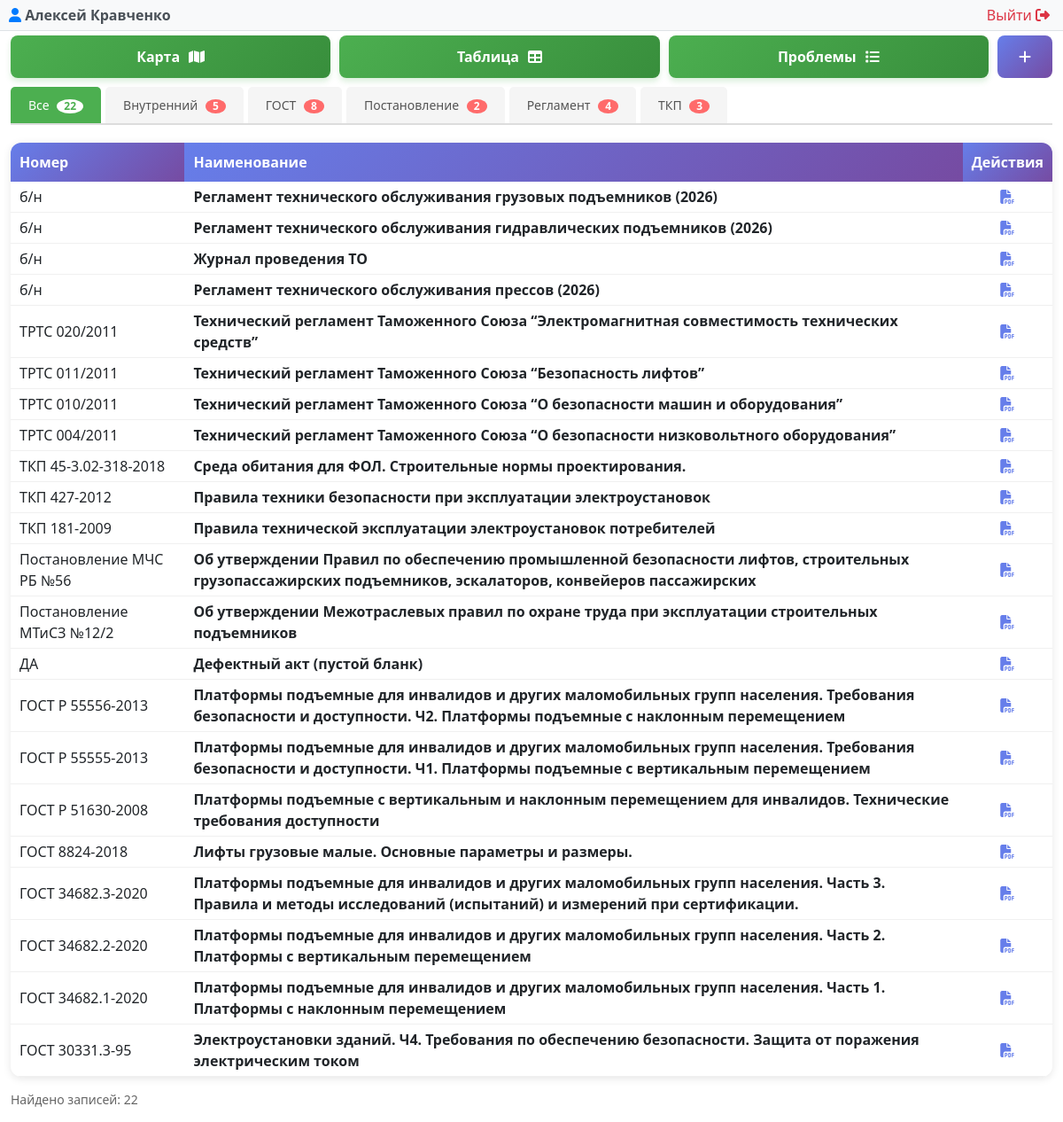
The page /document.php (signed in) on the database its author committed.
### tables this page shows
CREATE TABLE "LIFTEH_document" (
            id INTEGER PRIMARY KEY AUTOINCREMENT, `nomer` TEXT,
            name TEXT NOT NULL,
            link TEXT NOT NULL,
            category TEXT NOT NULL,
            created_at TIMESTAMP DEFAULT CURRENT_TIMESTAMP);

### document.php (called while the page is built, shortened)
<?php
require __DIR__ . '/modules/document/document.php';

### modules/auth/auth.php (called while the page is built, shortened)
<?php
function getCurrentUser() {
    try {
        $pdo = getDbConnection();
        $stmt = $pdo->prepare("SELECT id, username, email, first_name, last_name, is_superuser, is_staff, is_active, dogovor FROM auth_user WHERE id = ?");
        $stmt->execute([$_SESSION['user_id']]);
        return $stmt->fetch(PDO::FETCH_ASSOC);
    } catch (PDOException $e) {
        error_log("Ошибка получения пользователя: " . $e->getMessage());
        return null;
    }
}
?>

### modules/document/document.php (the view, shortened to what this page needs)
<?php
require_once __DIR__ . '/../../modules/auth/auth.php';
$currentUser = getCurrentUser();
try {
    $pdo = new PDO('sqlite:' . DB_PATH);
    $pdo->setAttribute(PDO::ATTR_ERRMODE, PDO::ERRMODE_EXCEPTION);
    $stmt = $pdo->query("SELECT * FROM LIFTEH_document ORDER BY nomer DESC");
    $documents = $stmt->fetchAll(PDO::FETCH_ASSOC);
    $stmt = $pdo->query("SELECT DISTINCT category FROM LIFTEH_document ORDER BY category");
    $categories = $stmt->fetchAll(PDO::FETCH_COLUMN);
    $groupedDocuments = [];
    foreach ($documents as $doc) {
        $groupedDocuments[$doc['category']][] = $doc;
    }
} catch (PDOException $e) {
    die("Ошибка подключения к базе данных: " . $e->getMessage());
}
?>
<!DOCTYPE html>
<html lang="ru">
<?php $pageTitle = 'Документы'; include __DIR__ . '/../../includes/header.php'; ?>
<body>
    <?php include __DIR__ . '/../../modules/admin/user_panel.php'; ?>
    <div class="container-fluid">
        <div class="document-header">
            <div class="button-group">
                <a href="/map.php" class="map-button">
                    <span class="button-text">Карта</span>
                    <i class="fas fa-map"></i>
                </a>
                <a href="/index.php" class="map-button">
                    <span class="button-text">Таблица</span>
                    <i class="fas fa-table"></i>
                </a>
                <a href="/problem.php" class="map-button">
                    <span class="button-text">Проблемы</span>
                    <i class="fas fa-list"></i>
                </a>
                <button class="add-document-btn" onclick="openModal()">
                    <i class="fas fa-plus"></i>
                </button>
            </div>
        </div>
        <div class="tabs-container">
            <div class="tabs" id="tabsContainer">
                <button class="tab-btn active" data-tab="all">
                    Все
                    <span class="badge"><?= count($documents) ?></span>
                </button>
                <?php foreach ($categories as $category): ?>
                    <button class="tab-btn" data-tab="<?= htmlspecialchars($category) ?>">
                        <?= htmlspecialchars($category) ?>
                        <span class="badge"><?= isset($groupedDocuments[$category]) ? count($groupedDocuments[$category]) : 0 ?></span>
                    </button>
                <?php endforeach; ?>
            </div>
        </div>
        <div id="tabContentContainer">
            <div class="tab-content active" data-tab="all">
                <table class="document-table">
                    <thead>
                        <tr>
                            <th>Номер</th>
                            <th>Наименование</th>
                            <th style="width: 5%;">Действия</th>
                        </tr>
                    </thead>
                    <tbody>
                        <?php if (count($documents) > 0): ?>
                            <?php foreach ($documents as $doc): ?>
                                <tr>
                                    <td><?= htmlspecialchars($doc['nomer']) ?></td>
                                    <td><strong><?= htmlspecialchars($doc['name']) ?></strong></td>
                                    <td style="text-align: center;">
                                        <a href="<?= htmlspecialchars($doc['link']) ?>" target="_blank" class="document-link">
                                            <i class="fas fa-file-pdf"></i>
                                        </a>
                                    </td>
                                </tr>
                            <?php endforeach; ?>
                        <?php else: ?>
                            <tr>
                                <td colspan="3" class="empty-state">📭 Документы не найдены</td>
                            </tr>
                        <?php endif; ?>
                    </tbody>
                </table>
            </div>
        </div>
        <div class="count">Найдено записей: <?= count($documents); ?></div>
    </div>
</body>
</html>

### modules/admin/user_panel.php (shortened to what this page needs)
<div class="user-panel">
    <div class="user-info">
        <span class="user-name">
            <i class="fas fa-user"></i>
            <?php echo htmlspecialchars($currentUser['first_name'] ?? ''); ?>
            <?php echo htmlspecialchars($currentUser['last_name'] ?? ''); ?>
        </span>
        <a href="/modules/auth/logout.php" class="logout-btn">
          Выйти <i class="fas fa-sign-out-alt"></i>
        </a>
    </div>
</div>

### assets/css/document_styles.css (style rules this page uses)
.document-header { margin-bottom: 10px; }
.button-group { display: flex; flex-wrap: wrap; gap: 10px; margin-top: 5px; }
.map-button { flex: 1; display: flex; align-items: center; justify-content: center; gap: 10px; padding: 10px; border-radius: 8px; background: linear-gradient(135deg, #4CAF50 0%, #388E3C 100%); box-shadow: 0 4px 6px rgba(76, 175, 80, 0.2); color: white; font-size: 16px; font-weight: bold; text-align: center; text-decoration: none; transition: all 0.3s ease; }
.add-document-btn { background: linear-gradient(135deg, #667eea 0%, #764ba2 100%); color: white; border: none; padding: 12px 24px; border-radius: 8px; font-size: 16px; cursor: pointer; transition: transform 0.2s, box-shadow 0.2s; }
.document-table { width: 100%; background: white; border-radius: 12px; overflow: hidden; box-shadow: 0 2px 10px rgba(0, 0, 0, 0.1); }
.document-table th { background: linear-gradient(135deg, #667eea 0%, #764ba2 100%); color: white; padding: 10px; text-align: left; font-weight: 600; }
.document-table td { padding: 5px 10px; border-bottom: 1px solid #f0f0f0; }
.document-link { color: #667eea; text-decoration: none; transition: color 0.2s; }
.count { margin: 15px 0; color: #666; font-size: 14px; }
.tabs-container { margin-bottom: 20px; }
.tabs { display: flex; gap: 5px; border-bottom: 2px solid #ddd; padding-bottom: 0; flex-wrap: wrap; }
.tab-btn { padding: 10px 20px; background: #f5f5f5; border: none; border-radius: 5px 5px 0 0; cursor: pointer; font-size: 14px; font-weight: 500; color: #555; transition: all 0.3s; position: relative; }
.tab-btn.active { background: #4CAF50; color: white; }
.tab-btn .badge { background: #ff6b6b; color: white; border-radius: 50%; padding: 2px 8px; font-size: 12px; margin-left: 5px; }
.tab-btn.active .badge { background: white; color: #4CAF50; }
.tab-content { display: none; animation: fadeIn 0.3s ease; }
.tab-content.active { display: block; }

### modules/admin/user_panel.php (style rules this page uses)
.user-panel { background-color: #f8f9fa; padding: 5px 10px; border-bottom: 1px solid #dee2e6; margin-bottom: 0px; }
.user-info { max-width: 1200px; margin: 0 auto; display: flex; justify-content: space-between; align-items: center; }
.user-name { font-weight: bold; color: #495057; }
.user-name i { color: #007bff; }
.logout-btn { color: #dc3545; text-decoration: none; border-radius: 4px; transition: background-color 0.3s; }
.logout-btn i { margin-right: 5px; }

### rows shown on the page
lifteh_document: nomer "б/н", name "Регламент технического обслуживания грузовых подъемников (2026)"
lifteh_document: nomer "б/н", name "Регламент технического обслуживания гидравлических подъемников (2026)"
lifteh_document: nomer "б/н", name "Журнал проведения ТО"
lifteh_document: nomer "б/н", name "Регламент технического обслуживания прессов (2026)"
lifteh_document: nomer "ТРТС 020/2011", name "Технический регламент Таможенного Союза “Электромагнитная совместимость технических средств”"
lifteh_document: nomer "ТРТС 011/2011", name "Технический регламент Таможенного Союза “Безопасность лифтов”"
lifteh_document: nomer "ТРТС 010/2011", name "Технический регламент Таможенного Союза “О безопасности машин и оборудования”"
lifteh_document: nomer "ТРТС 004/2011", name "Технический регламент Таможенного Союза “О безопасности низковольтного оборудования”"
lifteh_document: nomer "ТКП 45-3.02-318-2018", name "Среда обитания для ФОЛ. Строительные нормы проектирования."
lifteh_document: nomer "ТКП 427-2012", name "Правила техники безопасности при эксплуатации электроустановок"
lifteh_document: nomer "ТКП 181-2009", name "Правила технической эксплуатации электроустановок потребителей"
lifteh_document: nomer "Постановление МЧС РБ №56", name "Об утверждении Правил по обеспечению промышленной безопасности лифтов, строительных грузопассажирских подъемников, эскалаторов, конвейеров пассажирских"
lifteh_document: nomer "Постановление МТиСЗ №12/2", name "Об утверждении Межотраслевых правил по охране труда при эксплуатации строительных подъемников"
lifteh_document: nomer "ДА", name "Дефектный акт (пустой бланк)"
lifteh_document: nomer "ГОСТ Р 55556-2013", name "Платформы подъемные для инвалидов и других маломобильных групп населения. Требования безопасности и доступности. Ч2. Платформы подъемные с наклонным перемещением"
lifteh_document: nomer "ГОСТ Р 55555-2013", name "Платформы подъемные для инвалидов и других маломобильных групп населения. Требования безопасности и доступности. Ч1. Платформы подъемные с вертикальным перемещением"
lifteh_document: nomer "ГОСТ Р 51630-2008", name "Платформы подъемные с вертикальным и наклонным перемещением для инвалидов. Технические требования доступности"
lifteh_document: nomer "ГОСТ 8824-2018", name "Лифты грузовые малые. Основные параметры и размеры."
lifteh_document: nomer "ГОСТ 34682.3-2020", name "Платформы подъемные для инвалидов и других маломобильных групп населения. Часть 3. Правила и методы исследований (испытаний) и измерений при сертификации."
lifteh_document: nomer "ГОСТ 34682.2-2020", name "Платформы подъемные для инвалидов и других маломобильных групп населения. Часть 2. Платформы с вертикальным перемещением"
lifteh_document: nomer "ГОСТ 34682.1-2020", name "Платформы подъемные для инвалидов и других маломобильных групп населения. Часть 1. Платформы с наклонным перемещением"
lifteh_document: nomer "ГОСТ 30331.3-95", name "Электроустановки зданий. Ч4. Требования по обеспечению безопасности. Защита от поражения электрическим током"

### other values the page prints
$currentUser['first_name'] "Алексей"
$currentUser['last_name'] "Кравченко"
count($documents) "22"
$category "Внутренний"
count($groupedDocuments[$category]) "5"
$category "ГОСТ"
count($groupedDocuments[$category]) "8"
$category "Постановление"
count($groupedDocuments[$category]) "2"
$category "Регламент"
count($groupedDocuments[$category]) "4"
$category "ТКП"
count($groupedDocuments[$category]) "3"
